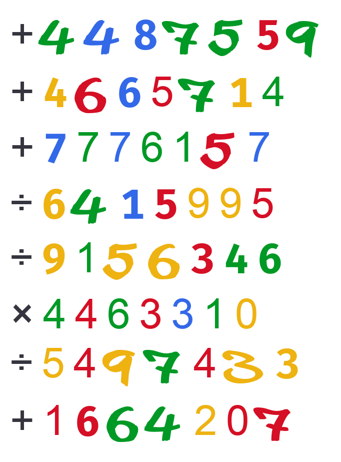
#> input picture modules/visual_basic_math/temp2.png, 341 x 462 px, found by its file name
$ python visual_math.py
#> lines starting #> are read from the running program, lines starting #| are printed output that depends on the picture; after the words box and inside, x2 and y2 are one past the last pixel; in counts of white or black regions, pixels touching at a corner belong together
import cv2
import pytesseract
from PIL import Image

img = cv2.imread('modules/visual_basic_math/temp2.png', cv2.IMREAD_GRAYSCALE)
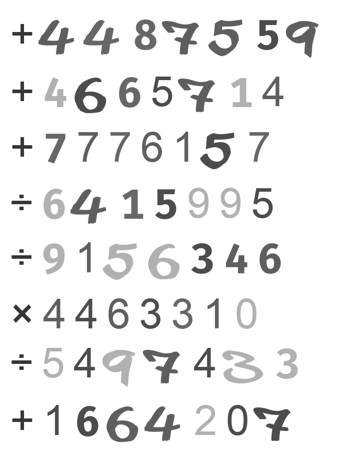
#> img: shape (462, 341); min 35, max 255, mean 236

thresh = cv2.threshold(img, 100, 255, cv2.THRESH_BINARY_INV+cv2.THRESH_OTSU)[1]
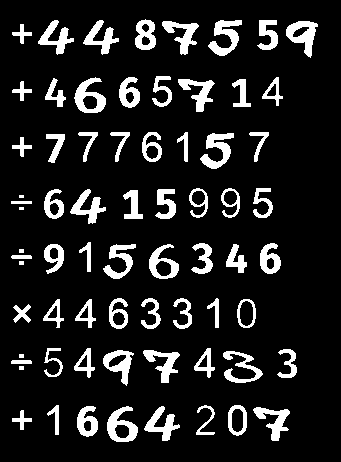
#> thresh: shape (462, 341); 12.7% white; 70 white regions (2 under 20 px), largest, box (x1, y1, x2, y2) and area: (200, 133, 234, 169) 589, (208, 20, 242, 56) 583, (286, 21, 318, 58) 576


# cv2.imwrite("modules/visual_basic_math/black.png", img)
# img = Image.open('modules/visual_basic_math/temp2.png')
print(pytesseract.image_to_string(img, config='--psm 6'))
#> (this line was passed over: pytesseract is not available in this run)

$ run again, with modules/visual_basic_math/temp.png copied over modules/visual_basic_math/temp2.png
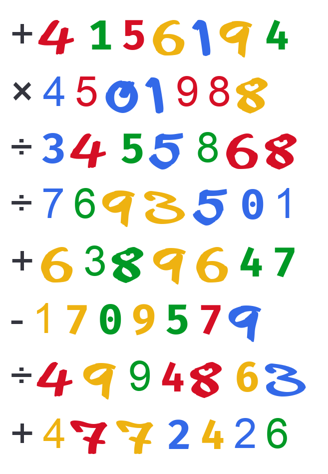
#> input picture modules/visual_basic_math/temp.png, 328 x 474 px, found by its file name
#> `img = cv2.imread('modules/visual_basic_math/temp2.png', cv2.IMREAD_GRA..`:
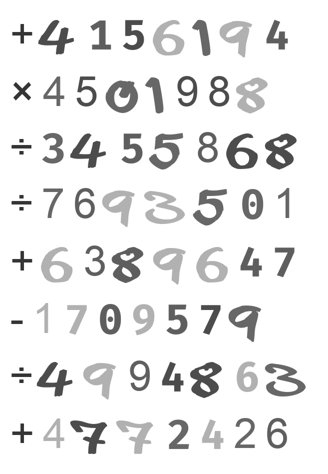
#> img: shape (474, 328); min 35, max 255, mean 234
#> `thresh = cv2.threshold(img, 100, 255, cv2.THRESH_BINARY_INV+cv2.THRESH..`:
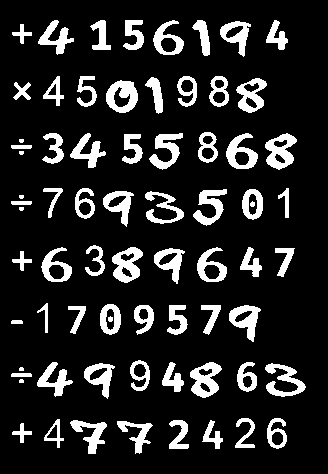
#> thresh: shape (474, 328); 14.8% white; 72 white regions (6 under 20 px), largest, box (x1, y1, x2, y2) and area: (106, 80, 138, 113) 655, (265, 133, 297, 170) 653, (190, 362, 222, 398) 651
